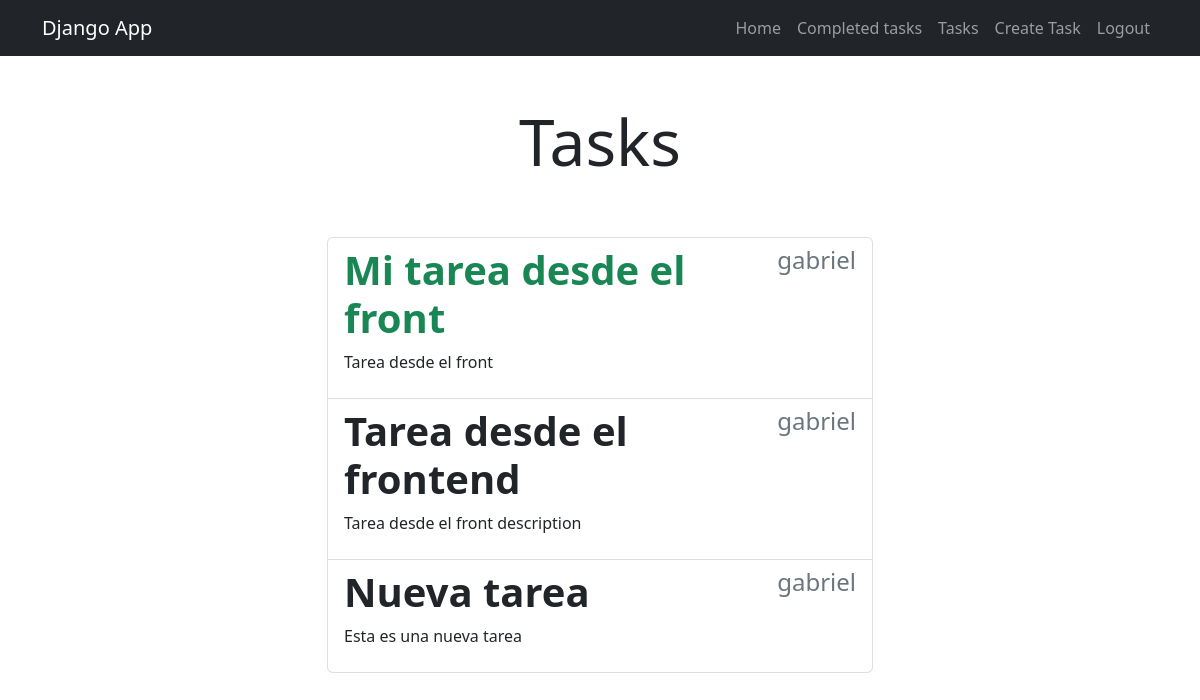
Page /tasks/ (signed in) on the committed database.
### tasks/models.py (models this page shows, shortened)
class Task(models.Model):
    title = models.CharField(max_length=100)
    description = models.TextField(blank=True)
    created = models.DateTimeField(auto_now_add=True)
    datecompleted = models.DateTimeField(null=True, blank=True)
    important = models.BooleanField(default=False)
    user = models.ForeignKey(User, on_delete=models.CASCADE)

### tasks/views.py (the view)
# urls.py: path('tasks/', views.tasks, name='tasks'),
@login_required
def tasks(request):
    tasks = Task.objects.filter(user=request.user, datecompleted__isnull=True)
    return render(request, 'tasks.html', {"tasks": tasks})

### tasks/templates/tasks.html (shortened to what this page needs)
{% extends 'base.html' %} {% block content %}
<main class="container">
  <div class="row">
    <div class="col-md-6 offset-md-3">
      <h1 class="text-center display-3 py-5">Tasks</h1>
      <ul class="list-group">
        {% for task in tasks %}
        <a class="list-group-item" href="{% url 'task_detail' task.id %}">
          <header class="d-flex justify-content-between">
            {% if task.important %}
            <h1 class="fw-bold text-success">{{task.title}}</h1>
            {% else %}
              <h1 class="fw-bold">{{task.title}}</h1>
            {% endif %}
            <h4 class="text-secondary">{{task.user.username}}</h4>
          </header>
          <p>{{task.description}}</p>
        </a>
        {% endfor %}
      </ul>
    </div>
  </div>
</main>
{% endblock %}

### tasks/templates/base.html (shortened to what this page needs)
<!DOCTYPE html>
<html lang="en">
  <head>
    <link rel="stylesheet" href="https://cdn.jsdelivr.net/npm/bootstrap@5.2.0/dist/css/bootstrap.min.css">
  </head>
  <body>
    {% include '_navbar.html' %}
    {% block content %}
    {% endblock %}
  </body>
</html>

### tasks/templates/_navbar.html (shortened to what this page needs)
<nav class="navbar navbar-expand-lg navbar-dark bg-dark">
  <div class="container">
    <a class="navbar-brand" href="/">Django App</a>
    <div class="collapse navbar-collapse" id="navbarNav">
      <ul class="navbar-nav ms-auto">
        <li class="nav-item">
          <a href="/" class="nav-link">Home</a>
        </li>
        {% if user.is_authenticated %}
        <li class="nav-item">
          <a href="{% url 'tasks_completed' %}" class="nav-link">Completed tasks</a>
        </li>
        <li class="nav-item">
          <a href="{% url 'tasks' %}" class="nav-link">Tasks</a>
        </li>
        <li class="nav-item">
          <a href="{% url 'create_task' %}" class="nav-link">Create Task</a>
        </li>
        <li class="nav-item">
          <a class="nav-link" href="/logout">Logout</a>
        </li>
        {% endif %}
      </ul>
    </div>
  </div>
</nav>

### rows in the picture
Task: title "Mi tarea desde el front", user.username "gabriel", description "Tarea desde el front"
Task: title "Tarea desde el frontend", user.username "gabriel", description "Tarea desde el front description"
Task: title "Nueva tarea", user.username "gabriel", description "Esta es una nueva tarea"
